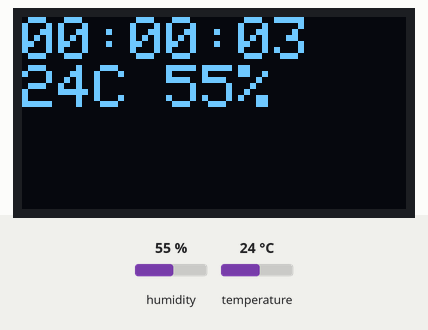
Recording of a sketch running on a simulated Arduino Uno, built with avr-gcc and run on an emulated ATmega328P. Shown: 128×64 one-colour display. The inputs (shaded band) are chosen by the test bench; at power-on: humidity 55 %, temperature 24 °C. The display library's start-up logo is not drawn; what the sketch prints to the serial monitor is not drawn.

Above: at 3.2 s.
3.3 s: humidity set to 22 %
At 7.6 s:
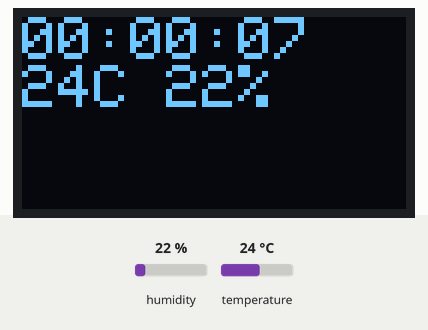
8.6 s: temperature set to 12 °C
At 12.8 s:
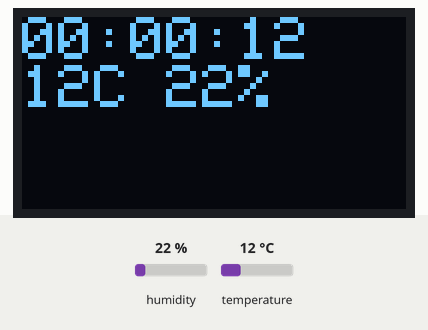
13.6 s: humidity set to 40 %
At 17.9 s:
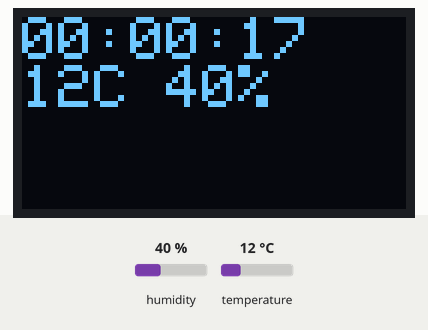
18.6 s: temperature set to 19 °C
At 22.9 s:
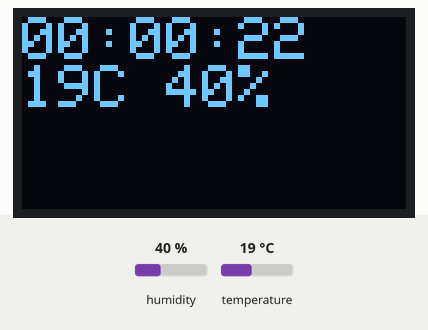
Timing chart, 0 to 24.4 s (numbered marks = the images above; inputs shaded):
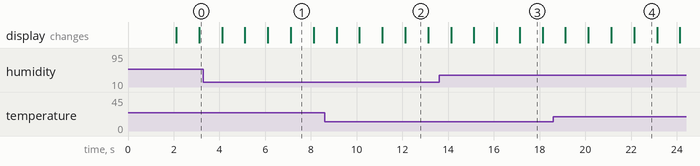

The sketch:

makeKuc-sSerial-at15.ino
```cpp
/* SoftwareSerial +OLED + DHT11 Sensor
 , NTP receive sample. (Atmega328P )
 BETA ver: 0.9.1
*/
#include <SoftwareSerial.h>
#include <SPI.h>
#include <Wire.h>
#include <Adafruit_GFX.h>
#include <Adafruit_SSD1306.h>
#include <Time.h>
#include <TimeLib.h>
#include <DHT.h>

#define DHTPIN 14     // D14= A0
#define DHTTYPE DHT11   // DHT 11
DHT dht(DHTPIN, DHTTYPE);
//define
#define TIME_MSG_LEN  11   // time sync to PC is HEADER followed by Unix time_t as ten ASCII digits
#define TIME_HEADER  'T'   // Header tag for serial time sync message
#define TIME_REQUEST  7    // ASCII bell character requests a time sync message
// T1262347200  //noon Jan 1 2010

SoftwareSerial mySerial(5, 6); /* RX:D5, TX:D6 */
const int mVoutPin = 0;
uint32_t mTimerTmp;
uint32_t mTimerTime;
uint32_t mReceive_Start=0;
int mTemp=0;
int mHumi=0;

String mTimeStr = "";
#define OLED_RESET 4
Adafruit_SSD1306 display(OLED_RESET);

#define NUMFLAKES 10
#define XPOS 0
#define YPOS 1
#define DELTAY 2

#define LOGO16_GLCD_HEIGHT 16
#define LOGO16_GLCD_WIDTH  16
static const unsigned char PROGMEM logo16_glcd_bmp[] =
{ B00000000, B11000000,
  B00000001, B11000000,
  B00000001, B11000000,
  B00000011, B11100000,
  B11110011, B11100000,
  B11111110, B11111000,
  B01111110, B11111111,
  B00110011, B10011111,
  B00011111, B11111100,
  B00001101, B01110000,
  B00011011, B10100000,
  B00111111, B11100000,
  B00111111, B11110000,
  B01111100, B11110000,
  B01110000, B01110000,
  B00000000, B00110000 };

//
void setup() {
  Serial.begin( 9600 );
  mySerial.begin( 9600 );
  Serial.println("#Start-setup-SS");
  pinMode(mVoutPin, INPUT);
  //
  display.begin(SSD1306_SWITCHCAPVCC, 0x3C);  // initialize with the I2C addr 0x3D (for the 128x64)
  display.display();
  delay(2000);
  display.clearDisplay();
  //
  dht.begin();
}
//
long convert_Map(long x, long in_min, long in_max, long out_min, long out_max) {
  return (x - in_min) * (out_max - out_min) / (in_max - in_min) + out_min;
}
// reading Sensor
void getTempNum(){
  //int iRet=0;
  float fSen  = 0;
  float h = dht.readHumidity();
  float t = dht.readTemperature();
  if (isnan(h) || isnan(t) ) {
      Serial.println("Failed to read from DHT sensor!");
      return;
  }
  mTemp =int(t);
  mHumi= int(h);
}
//
//void display_OLED(String sTime , String sTemp){
void display_OLED(String sTime ){
  //String sBuff ="T: "+ sTemp+ "C";
  String sBuff =String(mTemp )+ "C ";
        sBuff += String(mHumi ) + "%";
  display.setTextSize(2);
  display.setCursor(0,0);
  display.setTextColor(WHITE);
  display.println( sTime );
  display.println(sBuff);
  display.display();
  delay(100);
  display.clearDisplay();
}
//
boolean Is_validHead(String sHd){
  boolean ret=false;
  if(sHd=="d1"){
    ret= true;
  }else if(sHd=="d2"){
    ret= true;
  }
  return ret;
}
String  digitalClockDisplay(){
  String sRet="";
  // digital clock display of the time
  char cD1[8+1];
  time_t t = now();
  const char* fmtSerial = "%02d:%02d:%02d";
  sprintf(cD1, fmtSerial, hour(t), minute(t), second(t));
//Serial.println(cD1);
  sRet=String(cD1);
  return sRet;
}
//
void conv_timeSync(String src){
  //String sRet="";
  unsigned long pctime;
  const unsigned long DEFAULT_TIME = 1357041600; // Jan 1 2013
   pctime = src.toInt();
   if( pctime >= DEFAULT_TIME) { // check the integer is a valid time (greater than Jan 1 2013)
     setTime(pctime); // Sync Arduino clock to the time received on the serial port
   }
   //return sRet;
}
String mBuff="";
//
void proc_uart(){
    while( mySerial.available() ){
      char c= mySerial.read();
      mBuff.concat(c );
      if(  mBuff.length() >= 13 ){
        String sHead= mBuff.substring(0,2);
        boolean bChkHd= Is_validHead( sHead );
        if(bChkHd== true){
// Serial.println( "Hd="+ sHead );
Serial.println( "mBuff="+ mBuff );
          String sTmp= mBuff.substring(3,13);
          conv_timeSync(sTmp);
           //send
//           int iD1=int(mTemp );
           char cD1[10+1];
           char cD2[10+1];
           sprintf(cD1 , "d1%08d", mTemp);
           sprintf(cD2 , "d2%08d", mHumi);
           mySerial.print( cD1 );
           delay(100);
           mySerial.print( cD2 );
           mReceive_Start=millis();
// Serial.print("cD1="+ String(cD1) + ",cD2=" +String(cD2)  );
//Serial.println(cD1  );
        }
        mBuff="";
      }else{
          if(mReceive_Start > millis()+ 10000 ){
            mBuff="";
          }
      }
    } //end_while
}

//
void loop() {
    proc_uart();
    if (millis() > mTimerTmp) {
       mTimerTmp = millis()+ 5000;
       getTempNum();
Serial.println("mTemp="  +String(mTemp ) +", Hum=" + String(mHumi ) );
    }
    if (millis() > mTimerTime) {
       mTimerTime = millis()+ 1000;
       mTimeStr= digitalClockDisplay();
       display_OLED(mTimeStr  );
    }

}
```

Measured:
- what the display in image 1 shows lasts 1.0 s, from 7.1 s to 8.1 s
